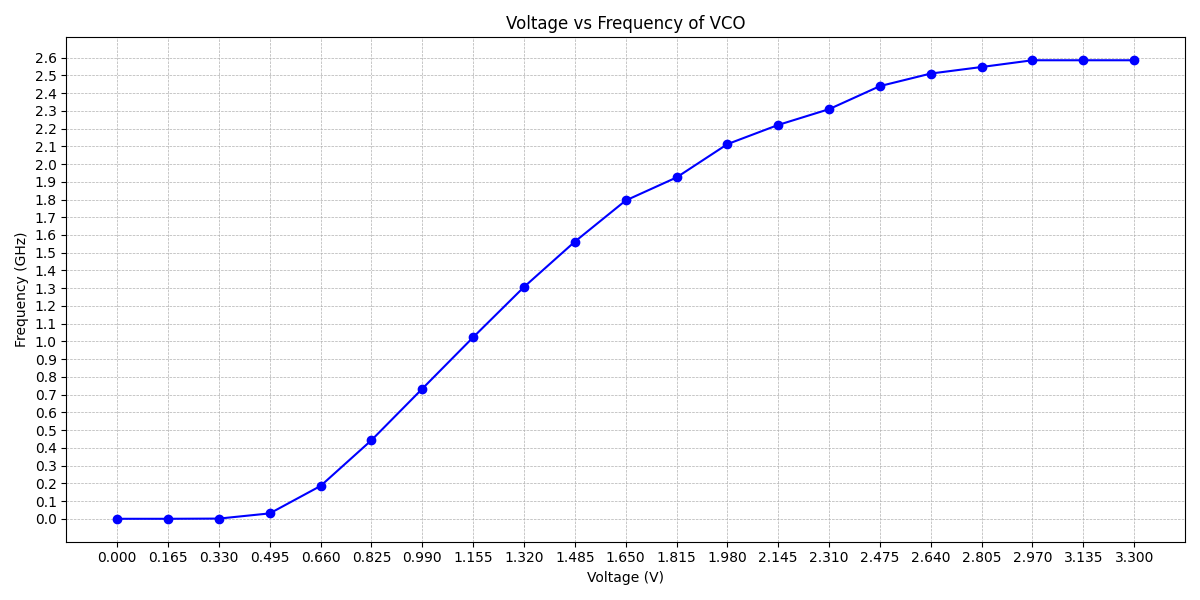

Python code for this plot:
import matplotlib.pyplot as plt
import numpy as np

# Voltage values
voltages = [
    0, 0.165, 0.33, 0.495, 0.66, 0.825, 0.99, 1.155, 1.32, 1.485, 1.65,
    1.815, 1.98, 2.145, 2.31, 2.475, 2.64, 2.805, 2.97, 3.135, 3.3
]

# Frequency values as strings with units
freq_strs = [
    "325.51897Hz", "19.006276KHz", "1.1691991MHz", "30.54338MHz", "185.41959MHz", 
    "443.15085MHz", "733.36039MHz", "1.0233869GHz", "1.3068509GHz", "1.5624731GHz", 
    "1.7944664GHz", "1.9244444GHz", "2.1121951GHz", "2.2205128GHz", "2.3093333GHz", 
    "2.4394366GHz", "2.5101449GHz", "2.5470588GHz", "2.5850746GHz", "2.5850746GHz", 
    "2.5850746GHz"
]

# Convert all frequencies to GHz
freq_ghz = []
for f in freq_strs:
    if 'GHz' in f:
        freq_ghz.append(float(f.replace('GHz', '')))
    elif 'MHz' in f:
        freq_ghz.append(float(f.replace('MHz', '')) / 1000)
    elif 'KHz' in f:
        freq_ghz.append(float(f.replace('KHz', '')) / 1_000_000)
    elif 'Hz' in f:
        freq_ghz.append(float(f.replace('Hz', '')) / 1_000_000_000)

# Define custom ticks
x_ticks = np.arange(0, 3.4, 0.165)  # X-axis ticks at 0.165V intervals
y_ticks = np.arange(0, max(freq_ghz) + 0.1, 0.1)  # Y-axis ticks at 0.1 GHz

# Plotting
plt.figure(figsize=(12, 6))
plt.plot(voltages, freq_ghz, marker='o', color='blue', linestyle='-')
plt.title('Voltage vs Frequency of VCO')
plt.xlabel('Voltage (V)')
plt.ylabel('Frequency (GHz)')
plt.xticks(x_ticks)
plt.yticks(y_ticks)
plt.grid(True, which='both', linestyle='--', linewidth=0.5)
plt.tight_layout()
plt.show()
